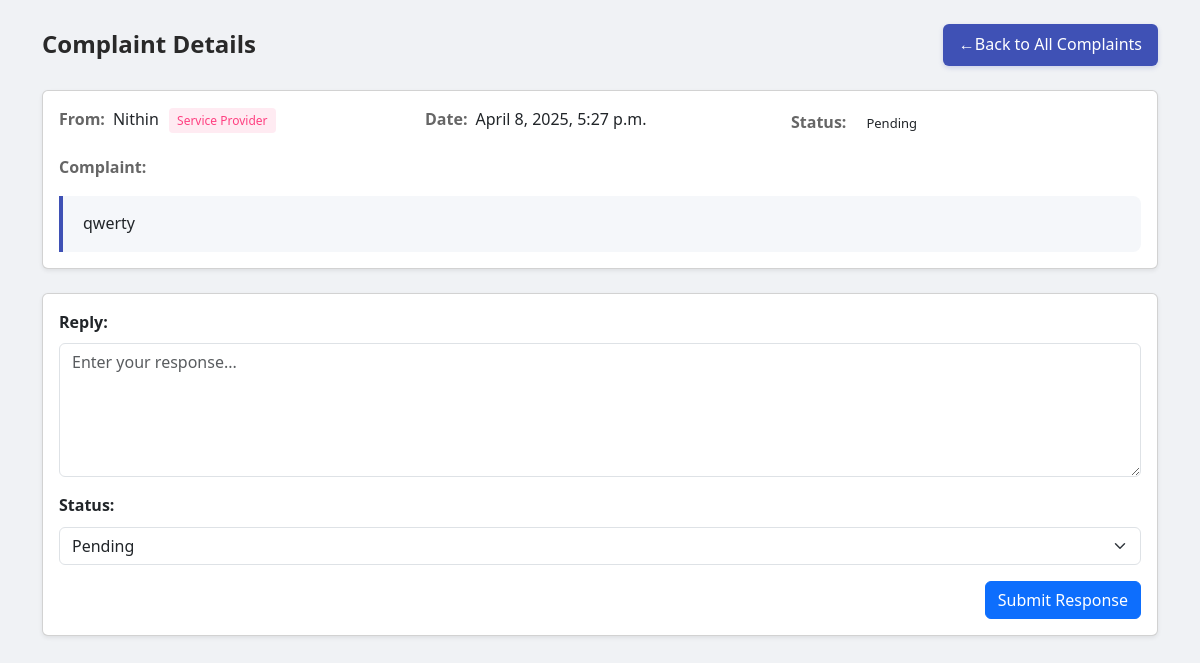
Page /complaint_detail/2/ on the committed database.
### app/models.py (models this page shows, shortened)
class Complaints(models.Model):
    STATUS_CHOICES = [
        ('Pending', 'Pending'),
        ('In Progress', 'In Progress'),
        ('Resolved', 'Resolved'),
        ('Rejected', 'Rejected'),
    ]
    flat_occupant = models.ForeignKey(FlatOccupant, on_delete=models.CASCADE, blank=True, null=True)
    service_provider = models.ForeignKey(Service_Provider, on_delete=models.CASCADE, blank=True, null=True)
    complaint = models.TextField()
    reply = models.TextField(blank=True, null=True)
    status = models.CharField(max_length=20, choices=STATUS_CHOICES, default='Pending')
    created_at = models.DateTimeField(auto_now_add=True)
    updated_at = models.DateTimeField(auto_now=True)
    is_read_by_admin = models.BooleanField(default=False)
    is_read_by_user = models.BooleanField(default=False)

class Service_Provider(models.Model):
    GENDER_CHOICES = [
        ('Male', 'Male'),
        ('Female', 'Female'),
        ('Other', 'Other'),
    ]
    SERVICE_CHOICES = [
        ('Gym', 'Gym'),
        ('Swimming Pool', 'Swimming Pool'),
        ('Medical Store', 'Medical Store'),
        ('Supermarket', 'Supermarket'),
    ]
    name = models.CharField(max_length=255)
    email = models.EmailField(unique=True)
    phone = models.CharField(max_length=15)
    age = models.PositiveIntegerField()
    gender = models.CharField(max_length=10, choices=GENDER_CHOICES)
    username = models.CharField(max_length=50, unique=True)
    password = models.CharField(max_length=255)
    address = models.TextField()
    profile_image = models.ImageField(upload_to='service_provider_profiles/', blank=True, null=True)
    service_type = models.CharField(max_length=50, choices=SERVICE_CHOICES)
    created_at = models.DateTimeField(auto_now_add=True)
    updated_at = models.DateTimeField(auto_now=True)

### app/views.py (the view, shortened to what this page needs)
# urls.py: path('complaint_detail/<int:id>/', views.complaint_detail, name='complaint_detail'),
def complaint_detail(request, id):
    complaint = get_object_or_404(Complaints, id=id)
    return render(request, 'complaint_detail.html', {'complaint': complaint})

### app/templates/complaint_detail.html (shortened to what this page needs)
<!DOCTYPE html>
<html>
<head>
    <link href="https://cdn.jsdelivr.net/npm/bootstrap@5.3.0/dist/css/bootstrap.min.css" rel="stylesheet">
</head>
<body>
    <div class="container py-4">
        <div class="row align-items-center mb-4">
            <div class="col-md-6 mb-3 mb-md-0">
                <h1 class="page-title">Complaint Details</h1>
            </div>
            <div class="col-md-6 text-md-end">
                <a href="{% url 'all_complaints' %}" class="back-button">
                    <i>←</i> Back to All Complaints
                </a>
            </div>
        </div>
        <div class="card shadow-sm mb-4">
            <div class="card-body">
                <div class="row g-3 mb-3">
                    <div class="col-md-4 col-sm-6">
                        <div class="d-flex align-items-baseline">
                            <span class="meta-label me-2">From:</span>
                            <span>
                                {% if complaint.flat_occupant %}
                                    {{ complaint.flat_occupant.full_name }}
                                    <span class="resident-tag">Resident</span>
                                {% else %}
                                    {{ complaint.service_provider.name }}
                                    <span class="provider-tag">Service Provider</span>
                                {% endif %}
                            </span>
                        </div>
                    </div>
                    <div class="col-md-4 col-sm-6">
                        <div class="d-flex align-items-baseline">
                            <span class="meta-label me-2">Date:</span>
                            <span>{{ complaint.created_at }}</span>
                        </div>
                    </div>
                    <div class="col-md-4 col-sm-6">
                        <div class="d-flex align-items-baseline">
                            <span class="meta-label me-2">Status:</span>
                            <span class="status-badge status-{{ complaint.status|lower }}">{{ complaint.status }}</span>
                        </div>
                    </div>
                </div>
                <div>
                    <span class="meta-label">Complaint:</span>
                    <div class="complaint-content">{{ complaint.complaint }}</div>
                </div>
            </div>
        </div>
        <div class="card shadow-sm">
            <div class="card-body">
                <form method="post">
                    <div class="mb-3">
                        <label for="reply" class="form-label fw-semibold">Reply:</label>
                        <textarea class="form-control" id="reply" name="reply" rows="5" placeholder="Enter your response...">{% if complaint.reply %}{{ complaint.reply }}{% endif %}</textarea>
                    </div>
                    <div class="mb-3">
                        <label for="status" class="form-label fw-semibold">Status:</label>
                        <select class="form-select" id="status" name="status">
                            {% for status in complaint.STATUS_CHOICES %}
                            <option value="{{ status.0 }}" {% if complaint.status == status.0 %}selected{% endif %}>{{ status.1 }}</option>
                            {% endfor %}
                        </select>
                    </div>
                    <div class="text-end">
                        <button type="submit" class="btn btn-primary">Submit Response</button>
                    </div>
                </form>
            </div>
        </div>
    </div>
</body>
</html>

### app/templates/complaint_detail.html (style rules this page uses)
:root { --primary-color: #3f51b5; --primary-dark: #303f9f; --secondary-color: #ff4081; --success-color: #4caf50; --warning-color: #ff9800; --danger-color: #f44336; --light-gray: #f5f7fa; --border-color: #e0e0e0; --text-color: #333; --text-light: #666; }
body { font-family: 'Segoe UI', Roboto, Arial, sans-serif; color: var(--text-color); background-color: #f0f2f5; line-height: 1.6; }
.page-title { font-size: 24px; font-weight: 600; color: #292929; margin: 0; }
.back-button { display: inline-flex; align-items: center; padding: 8px 16px; background-color: var(--primary-color); color: white; text-decoration: none; border-radius: 6px; font-weight: 500; transition: all 0.2s ease; box-shadow: 0 2px 5px rgba(63, 81, 181, 0.2); }
.meta-label { font-weight: 600; color: var(--text-light); }
.complaint-content { background-color: var(--light-gray); border-left: 4px solid var(--primary-color); padding: 15px 20px; margin-top: 15px; border-radius: 0 8px 8px 0; }
.status-badge { display: inline-block; padding: 6px 12px; border-radius: 30px; font-size: 13px; font-weight: 500; }
.resident-tag, .provider-tag { display: inline-block; padding: 3px 8px; border-radius: 4px; font-size: 12px; font-weight: 500; margin-left: 6px; }
.provider-tag { background-color: rgba(255, 64, 129, 0.1); color: var(--secondary-color); }

### rows in the picture
Complaints: service_provider.name "Nithin", created_at "April 8, 2025, 5:27 p.m.", status "Pending", complaint "qwerty"
